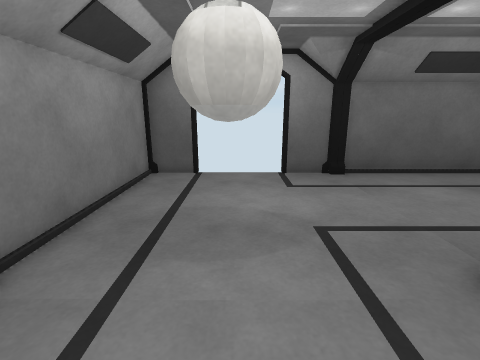
[1] (above)

15 first-person views from a walk through a 3-D level made in the Unity game engine. The camera is 1.2 m above the floor, tilts 14° down and sees 85° across. Doors are open. The floor is counted in squares, 0.5 m on a side. Each view is taken from the middle of a square. On the plan, view 1 faces up. The plan holds only what a view shows up to about 18 squares ahead; the rest is blank. The player is left out. Surface patterns are stand-ins for the level's own textures.

[2]
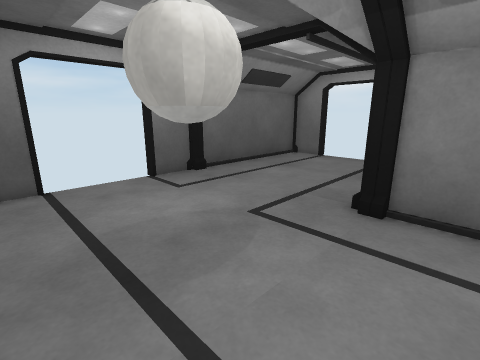

[3]
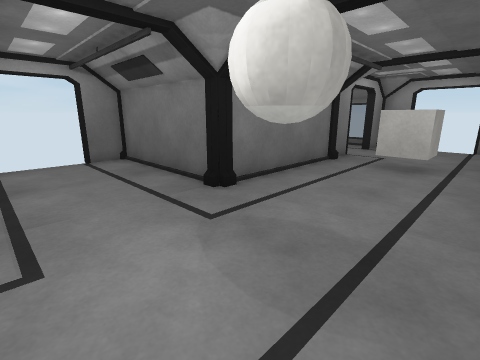

[4]
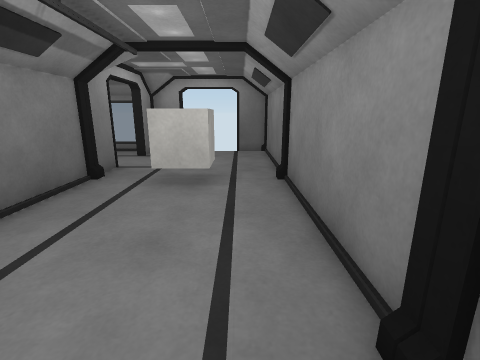

[5]
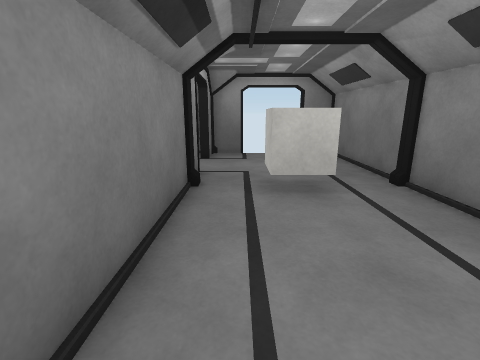

[6]
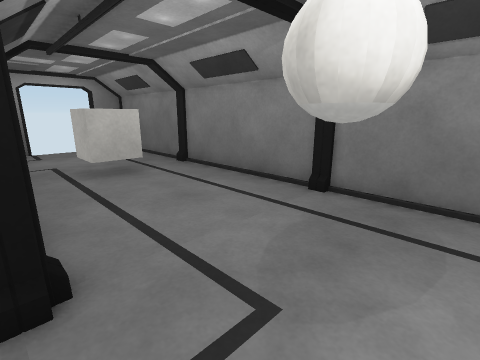

[7]
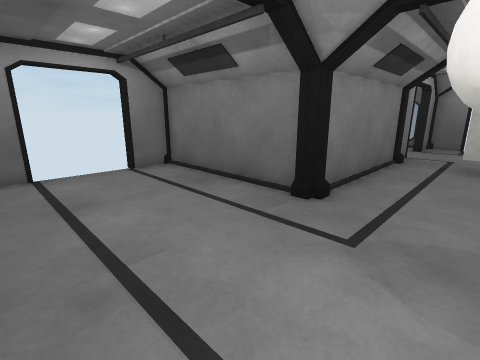

[8]
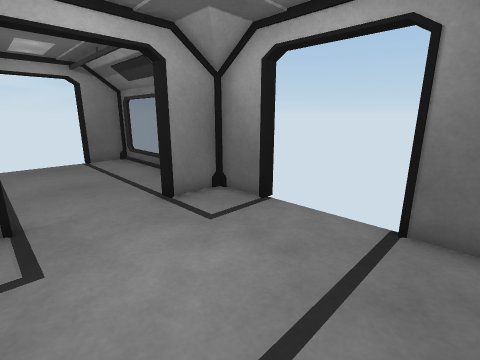

[9]
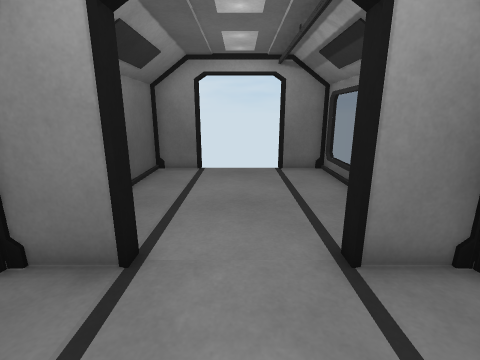

[10]
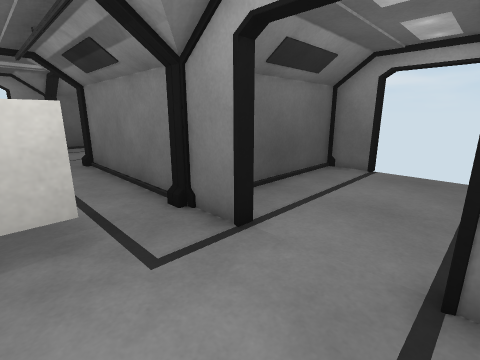

[11]
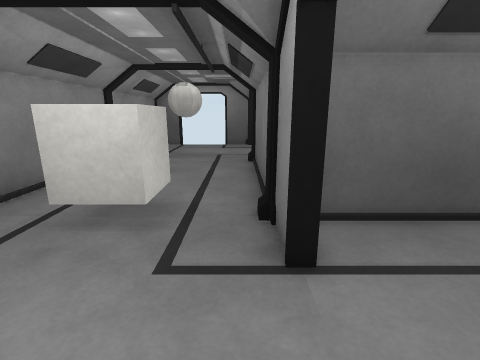

[12]
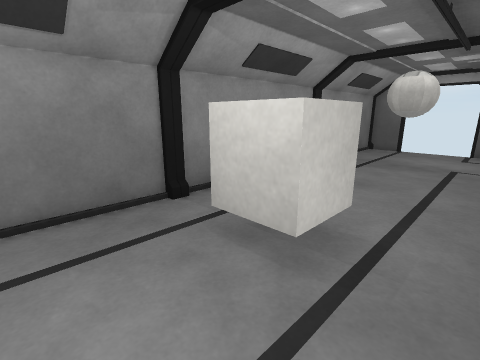

[13]
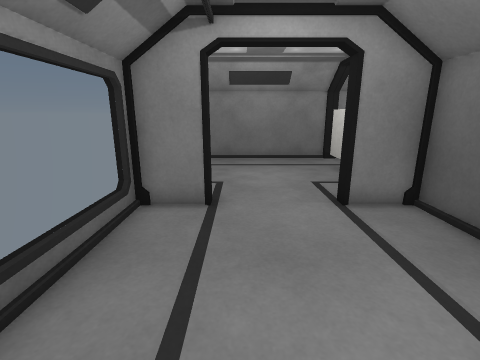

[14]
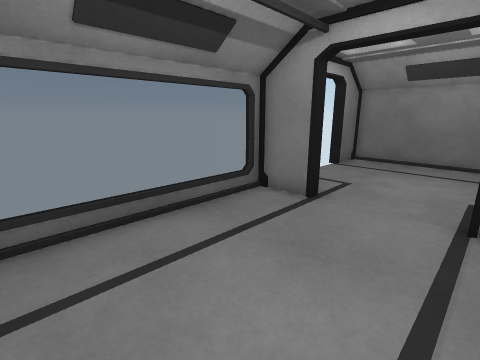

[15]
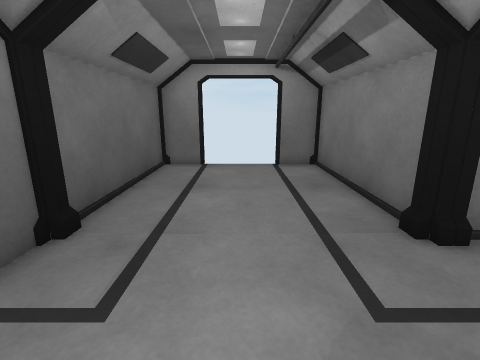

### Floor plan
Ten units are one square. View 1 is at (0, 0); x grows to the right and y downward. Boxes are objects, and circles mark ways between rooms. Rooms are numbered by the first view taken in them; rooms with no view inside come last. Other rooms are left out.
<svg viewBox="-43 -115 168 250">
<path fill="none" stroke="#000" d="M35 -32 118 -32 118 -52M42 72 38 72 38 -35M-18 -108 -38 -108 -38 128 -18 128M118 -88 118 -108 18 -108M18 128 38 128 38 108 42 108M42 108 42 128 118 128 118 108M118 72 118 52 42 52 42 72"/>
<rect x="-15" y="35" width="30" height="30" fill="#bbb"><title>other object</title></rect>
<rect x="-15" y="-65" width="30" height="30" fill="#bbb"><title>other object</title></rect>
<circle cx="40" cy="90" r="3" fill="#2a7"/>
<text x="20" y="-10">1</text>
<text x="80" y="90">2</text>
</svg>
Room 1 opens to room 2.

Where each view was taken, in squares from view 1:
view 1: 0 up, 0 right, facing up
view 2: 1 up, 3 left, facing up-right
view 3: 9 up, 3 left, facing down-right
view 4: 5 up, 2 left, facing down
view 5: 4 up, 2 right, facing down
view 6: 7 up, 4 right, facing down-left
view 7: 10 up, 0 right, facing down-right
view 8: 7 down, 3 left, facing down-right
view 9: 9 down, 0 right, facing right
view 10: 11 down, 0 right, facing up-right
view 11: 11 down, 3 right, facing up
view 12: 9 down, 3 right, facing up-left
view 13: 10 down, 11 right, facing left
view 14: 7 down, 11 right, facing down-left
view 15: 7 up, 1 left, facing right
